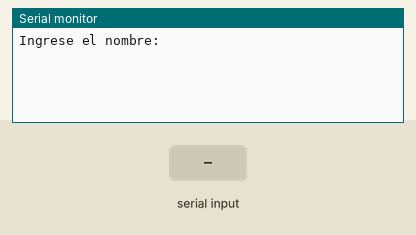
Simulated run of this sketch. Board: Arduino Uno, built with avr-gcc and run on an emulated ATmega328P. Parts: the last lines printed to the serial monitor. The inputs (shaded band) are chosen by the test bench.

Above: at 0.9 s.
1.0 s: "1\n" received over Serial
At 3.2 s:
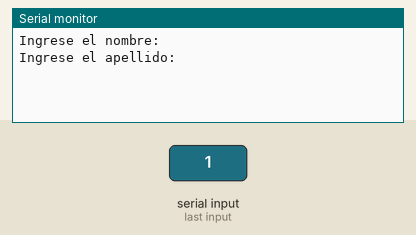
3.5 s: "0\n" received over Serial
At 5.3 s:
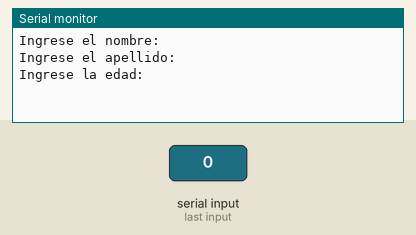
6.0 s: "2\n" received over Serial
At 8.2 s:
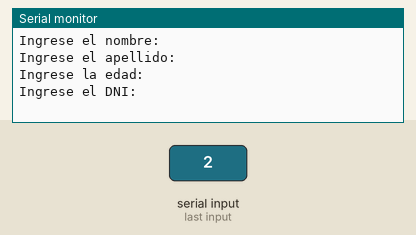
8.5 s: "1\n" received over Serial
At 10.8 s:
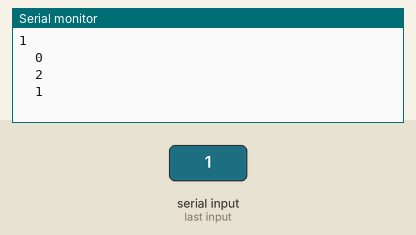

The sketch:

ejercicio_2.ino
```cpp
/*Realizar un programa en c++ que:
- solicite al usuario ingresar por teclado: nombre, apellido, edad y DNI
- almacene los valores introducidos en una matriz
- luego los imprima horizontalmente separados por una tabulación
*/

void esperarDato();

String datos[4];

void setup()
{
  Serial.begin(9600);
  Serial.println("Ingrese el nombre: ");
  esperarDato();
  if (Serial.available())
  {
    datos[0] = Serial.readString();
  }

  Serial.println("Ingrese el apellido: ");
  esperarDato();
  if (Serial.available())
  {
    datos[1] = Serial.readString();
  }

  Serial.println("Ingrese la edad: ");
  esperarDato();
  if (Serial.available())
  {
    datos[2] = Serial.readString();
  }

  Serial.println("Ingrese el DNI: ");
  esperarDato();
  if (Serial.available())
  {
    datos[3] = Serial.readString();
  }

  Serial.println("\n");

  for (int valor = 0; valor < 4; valor++)
  {
    Serial.print(datos[valor]);
    Serial.print("\t");
  }
}

void loop()
{
}

void esperarDato()
{
  while (Serial.available() == 0)
  {
  }
}
```

Measured:
- after the input at 1.0 s, the serial monitor: prints a new line after 1.0 s (image 1)
- after the input at 3.5 s, the serial monitor: prints a new line after 1.0 s (image 2)
- after the input at 6.0 s, the serial monitor: prints a new line after 1.0 s (image 3)
- after the input at 8.5 s, the serial monitor: prints a new line after 1.0 s (image 4)
